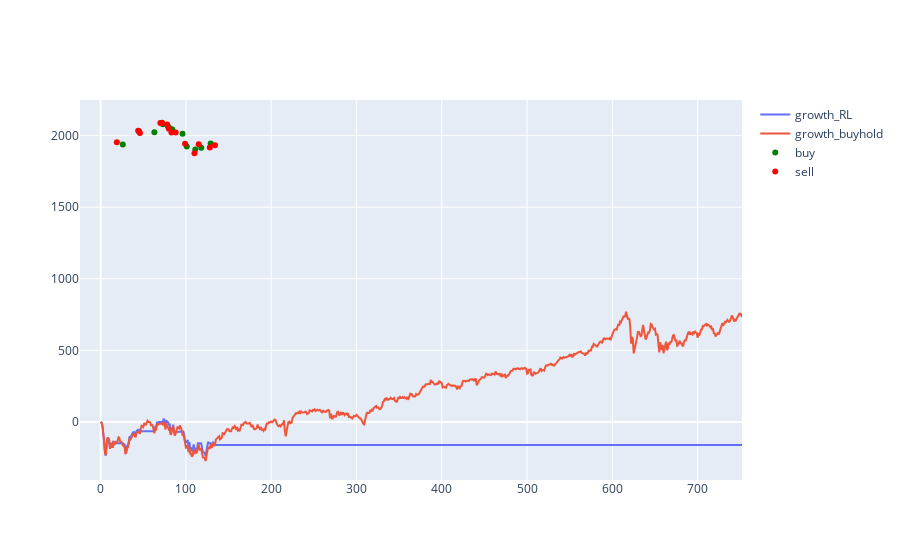

Write notebook code for a chart like this one.
### Code cell
## Plotting RL vs buyhold
fig = pgo.Figure()
fig.update_layout(showlegend=True)
fig.add_trace(pgo.Scatter(x=np.arange(len(growth)), y=np.array(growth),
                    mode='lines',
                    name='growth_RL'))
fig.add_trace(pgo.Scatter(x=np.arange(len(growth)), y=np.array(growth_buyhold),
                    mode='lines',
                    name='growth_buyhold'))
fig.add_trace(pgo.Scatter(x=buy_ind, y=data[buy_ind], marker_color = "green",
                    mode='markers',
                    name='buy'))
fig.add_trace(pgo.Scatter(x=sell_ind, y=data[sell_ind], marker_color = "red",
                    mode='markers',
                    name='sell'))
fig.show()

### Figure 1 — Plotly figure (JSON) as saved in the notebook; plotly's stock layout.template omitted (floating-point values rounded to 4 significant figures; data arrays with more than 128 entries replaced by an {"elided": "..."} marker saying what was removed)
{"data": [{"mode": "lines", "name": "growth_RL", "type": "scatter", "x": {"elided": "753 int values"}, "y": {"elided": "753 float values"}}, {"mode": "lines", "name": "growth_buyhold", "type": "scatter", "x": {"elided": "753 int values"}, "y": {"elided": "753 float values"}}, {"marker": {"color": "green"}, "mode": "markers", "name": "buy", "type": "scatter", "x": [26, 45, 63, 71, 73, 79, 81, 84, 96, 101, 111, 118, 129], "y": [1939.0, 2031.0, 2023.0, 2089.0, 2080.0, 2064.0, 2052.0, 2043.0, 2013.0, 1924.0, 1904.0, 1915.0, 1946.0]}, {"marker": {"color": "red"}, "mode": "markers", "name": "sell", "type": "scatter", "x": [19, 44, 46, 70, 72, 78, 80, 83, 88, 99, 110, 115, 128, 134], "y": [1953.0, 2034.0, 2019.0, 2089.0, 2090.0, 2077.0, 2048.0, 2022.0, 2021.0, 1943.0, 1877.0, 1939.0, 1918.0, 1932.0]}], "layout": {"autosize": true, "showlegend": true, "xaxis": {"autorange": true, "range": [-21.91, 752], "type": "linear"}, "yaxis": {"autorange": true, "range": [-407.8, 2281.0], "type": "linear"}}}
